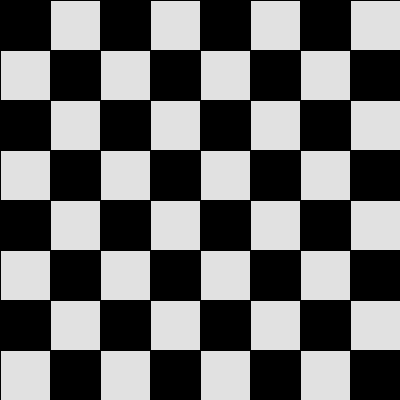
Frame 1 (no input)
Frame 60 (the mouse pressed at the canvas centre just before this capture): identical to frame 1, image omitted
Frame 120 (the mouse held since frame 60 and released just before this capture): identical to frame 1, image omitted

The Processing sketch that drew this single still picture (run headless with seeded random() and noise(); from frame 60 on, the mouse is pressed at the canvas centre):

// Processing sketch: Opgave_6
// ── Opgave_6.pde
int [][] board=  new int[8][8];
int sideLength = 50;
void setup()
{ 
 size(400,400);
 for (int x=0; x<8; x++) {
  for  (int y=0;y<8; y++) {
    board[x][y]=(x+y)%2; //pattern with moduls operator
  }
 }
}

void draw()
{
 for (int x = 0; x < 8; x++) {
    for (int y = 0; y < 8; y++) {
         if(board[x][y] == 0)
      {
      fill(0);
      }
      else
      {
      fill(225);
      }
      rect(x * sideLength, y * sideLength, sideLength, sideLength);
    }
  }
}
